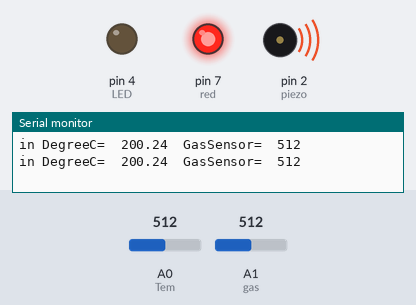
Bench run of a sketch on a simulated Arduino Uno, built with avr-gcc and run on an emulated ATmega328P. On the bench: output pins drawn as LEDs (lit = HIGH), buzzer (waves = sounding, pin HIGH), the last lines printed to the serial monitor. Inputs (shaded band) come from the test bench; at power-on: A0 (Tem) = 512, A1 (gas) = 512.

Above: at 1.8 s.
1.9 s: A0 (Tem) set to 135
3.4 s: A0 (Tem) set to 109
At 4.6 s:
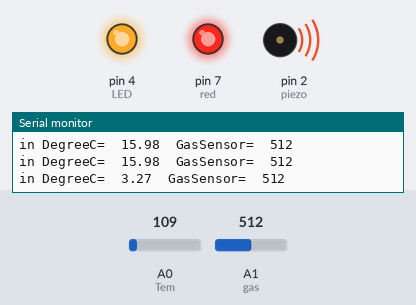
5.5 s: A1 (gas) set to 107
7.2 s: A1 (gas) set to 89
At 9.0 s:
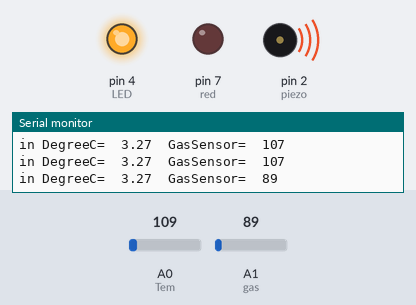
9.5 s: A1 (gas) set to 110
At 10.7 s:
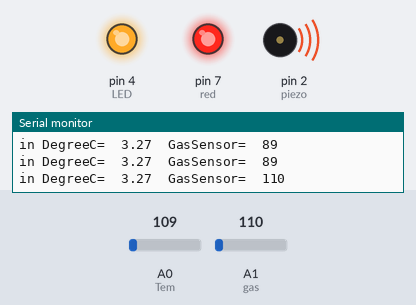
11.5 s: A1 (gas) set to 90
At 13.5 s:
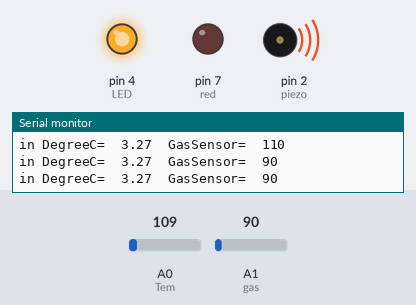
Timing chart, 0 to 14.5 s (numbered marks = the images above; inputs shaded):
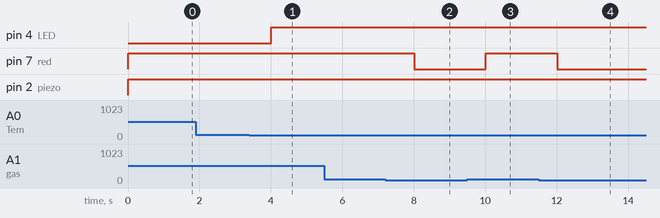

The sketch:

sketch_jun20d.ino
```cpp
//for gas sensor use 1k resistance
bool alert = false;

float temp;
float vout;//output value of the temperature sensor
float vout1;//when the temperature increases a new voltage will be produced
int gasSensor;
int LED=4;
int red=7;
int piezo=2;
int gas=A1;
int Tem=A0;
void setup()
{
  pinMode(gas,INPUT);
  pinMode(Tem,INPUT);
  pinMode(LED,OUTPUT);
  pinMode(red,OUTPUT);
  pinMode(piezo,OUTPUT);
  Serial.begin(9600);
}

void loop()
{
  vout=analogRead(Tem);
  vout1=(vout/1023)*5000;
  temp=(vout1-500)/10;
  gasSensor=analogRead(gas);

bool alert = false;

if (temp < 10) {
  digitalWrite(LED, HIGH);
  alert = true;
} else {
  digitalWrite(LED, LOW);
}

if (gasSensor >= 100 || temp > 40) {
  digitalWrite(red, HIGH);
  alert = true;
} else {
  digitalWrite(red, LOW);
}

digitalWrite(piezo, alert ? HIGH : LOW);


  Serial.print("in DegreeC= ");
  Serial.print(" ");
  Serial.print(temp);
  Serial.print("\t");
  Serial.print("GasSensor= ");
  Serial.print(" ");
  Serial.print(gasSensor);
  Serial.println();
  delay(1000);
}
```

Measured:
- the behaviour switches between 123 and 122 on A0 (Tem) (found by bisection; images 0 and 1)
- the behaviour switches between 100 and 99 on A1 (gas) (found by bisection; images 1 and 2)
- after the input at 3.4 s, pin 4 (LED): LOW → HIGH after 0.61 s
- after the input at 7.2 s, pin 7 (red): HIGH → LOW after 0.81 s
- after the input at 9.5 s, pin 7 (red): LOW → HIGH after 0.51 s
- after the input at 11.5 s, pin 7 (red): HIGH → LOW after 0.51 s
